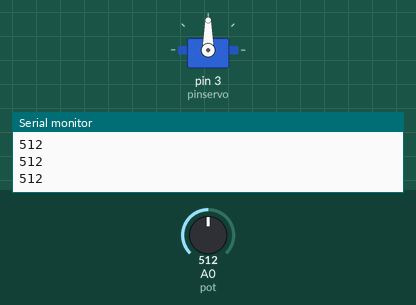
The sketch below on a simulated Arduino Uno, built with avr-gcc and run on an emulated ATmega328P. Shown: servo, the last lines printed to the serial monitor. Inputs (shaded band) come from the test bench; at power-on: A0 (pot) = 512.

Above: at 1.2 s.
1.3 s: A0 (pot) set to 716
At 2.5 s:
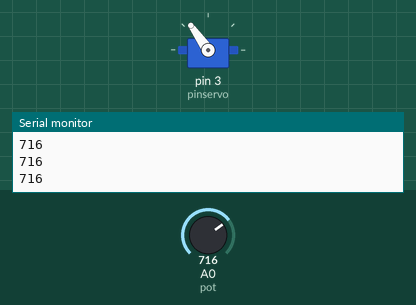
2.8 s: A0 (pot) set to 900
At 3.7 s:
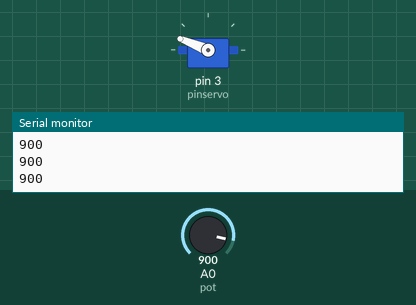
4.3 s: A0 (pot) set to 1023
At 4.8 s:
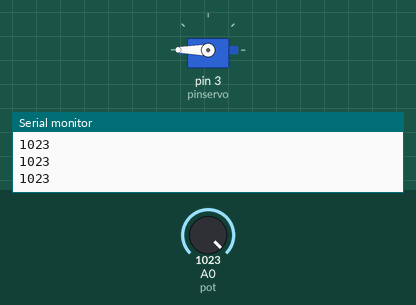
5.8 s: A0 (pot) set to 306
At 6.1 s:
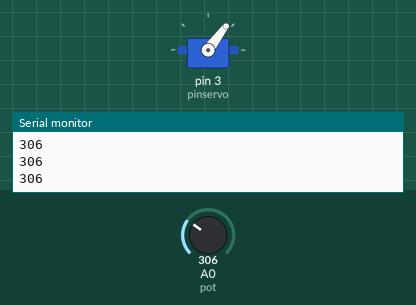
7.3 s: A0 (pot) set to 122
At 8.4 s:
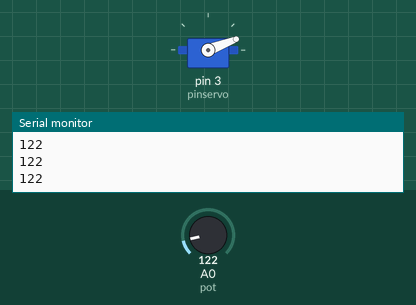
8.8 s: A0 (pot) set to 0
At 9.6 s:
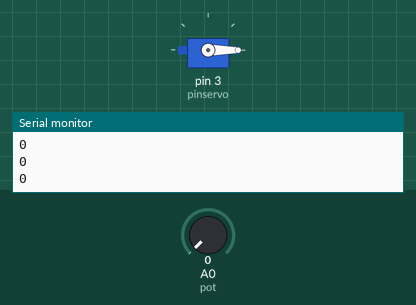
Timing chart, 0 to 11.3 s (numbered marks = the images above; inputs shaded):
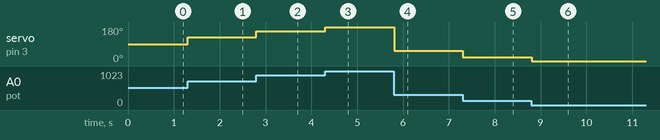

The sketch:

6Potenciometro_servo.ino
```cpp
/* El servomotor con Potenciómetro*/

  #include <Servo.h> //se introduce la librería del servo
  int pot = A0; // se declara el pin en el analog
  int valor_pot; // se declara el estado
  Servo miservo; //se crea el objeto servo
  int pinservo=3; //declaro la variable del pin donde irá el servo

  void setup()
{
  pinMode(pinservo, INPUT);
  miservo.attach(3); //es lo mismo que el int pinservo=3
  miservo.write(0); //que comience apagado
  Serial.begin(9600); //comando para que aparezca un comentario en el monitor serie
}
  void loop()
{
  valor_pot = analogRead(pot); // se lee el valor del pot entre 0 y 1023
  Serial.println(valor_pot); //se mostrará en el monitor serie el valor que se le dará al potenciómetro
  valor_pot = map (valor_pot, 0, 1023, 0, 180); // va a leer el mapeo y lo va a guarda
  miservo.write(valor_pot); // miservo escribe el estado del valor del pot
  delay(10); //delay necesario
}
```

Measured:
- after the input at 1.3 s, servo on pin 3 (pinservo): 90° → 125° at once
- after the input at 2.8 s, servo on pin 3 (pinservo): 125° → 158° at once
- after the input at 4.3 s, servo on pin 3 (pinservo): 158° → 180° at once
- after the input at 5.8 s, servo on pin 3 (pinservo): 180° → 53° at once
- after the input at 7.3 s, servo on pin 3 (pinservo): 53° → 21° at once
- after the input at 8.8 s, servo on pin 3 (pinservo): 21° → 0° at once
